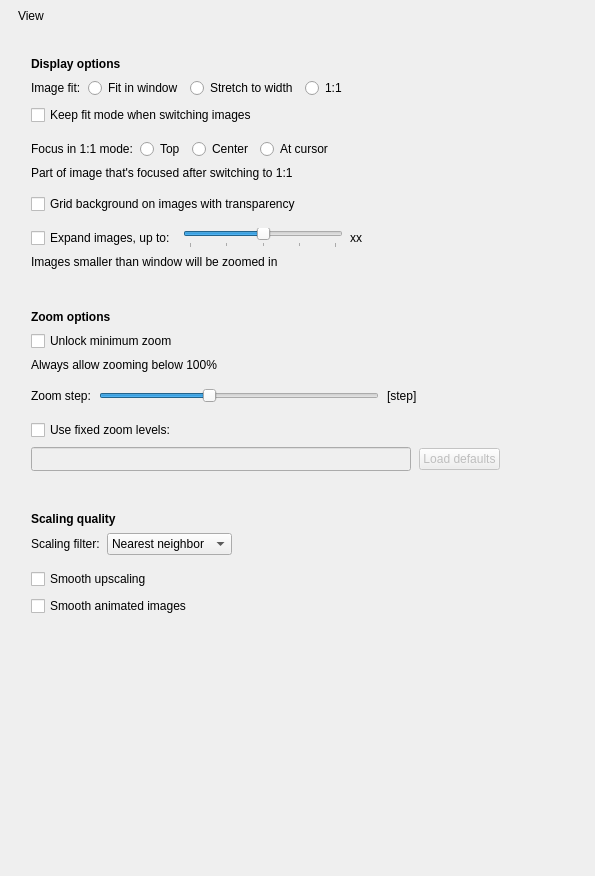
             <widget class="QWidget" name="scrollAreaWidgetContents_3">
              <property name="geometry">
               <rect>
                <x>0</x>
                <y>0</y>
                <width>595</width>
                <height>876</height>
               </rect>
              </property>
              <layout class="QVBoxLayout" name="verticalLayout_27">
               <property name="spacing">
                <number>9</number>
               </property>
               <property name="leftMargin">
                <number>18</number>
               </property>
               <property name="topMargin">
                <number>9</number>
               </property>
               <property name="rightMargin">
                <number>18</number>
               </property>
               <property name="bottomMargin">
                <number>9</number>
               </property>
               <item>
                <widget class="QLabel" name="label_9">
                 <property name="accessibleName">
                  <string notr="true">SHeaderText</string>
                 </property>
                 <property name="text">
                  <string>View</string>
                 </property>
                </widget>
               </item>
               <item>
                <widget class="QWidget" name="widget_4" native="true">
                 <property name="accessibleName">
                  <string notr="true">SHeaderLine</string>
                 </property>
                </widget>
               </item>
               <item>
                <spacer name="verticalSpacer_8">
                 <property name="orientation">
                  <enum>Qt::Vertical</enum>
                 </property>
                 <property name="sizeType">
                  <enum>QSizePolicy::Fixed</enum>
                 </property>
                 <property name="sizeHint" stdset="0">
                  <size>
                   <width>20</width>
                   <height>6</height>
                  </size>
                 </property>
                </spacer>
               </item>
               <item>
                <widget class="QWidget" name="displayGroup" native="true">
                 <property name="accessibleName">
                  <string notr="true">SGroup</string>
                 </property>
                 <layout class="QVBoxLayout" name="verticalLayout_13">
                  <property name="spacing">
                   <number>7</number>
                  </property>
                  <property name="leftMargin">
                   <number>13</number>
                  </property>
                  <property name="topMargin">
                   <number>10</number>
                  </property>
                  <property name="rightMargin">
                   <number>13</number>
                  </property>
                  <property name="bottomMargin">
                   <number>10</number>
                  </property>
                  <item>
                   <widget class="QLabel" name="label_40">
                    <property name="font">
                     <font>
                      <bold>true</bold>
                     </font>
                    </property>
                    <property name="text">
                     <string>Display options</string>
                    </property>
                   </widget>
                  </item>
                  <item>
                   <layout class="QHBoxLayout" name="horizontalLayout_29">
                    <property name="leftMargin">
                     <number>0</number>
                    </property>
                    <property name="topMargin">
                     <number>0</number>
                    </property>
                    <property name="rightMargin">
                     <number>0</number>
                    </property>
                    <item>
                     <widget class="QLabel" name="label_2">
                      <property name="sizePolicy">
                       <sizepolicy hsizetype="Minimum" vsizetype="Minimum">
                        <horstretch>0</horstretch>
                        <verstretch>0</verstretch>
                       </sizepolicy>
                      </property>
                      <property name="text">
                       <string>Image fit:</string>
                      </property>
                     </widget>
                    </item>
                    <item>
                     <widget class="QRadioButton" name="fitModeWindow">
                      <property name="text">
                       <string>Fit in window</string>
                      </property>
                      <property name="checked">
                       <bool>false</bool>
                      </property>
                     </widget>
                    </item>
                    <item>
                     <widget class="QRadioButton" name="fitModeWidth">
                      <property name="text">
                       <string>Stretch to width</string>
                      </property>
                     </widget>
                    </item>
                    <item>
                     <widget class="QRadioButton" name="fitMode1to1">
                      <property name="text">
                       <string>1:1</string>
                      </property>
                     </widget>
                    </item>
                    <item>
                     <spacer name="horizontalSpacer_21">
                      <property name="orientation">
                       <enum>Qt::Horizontal</enum>
                      </property>
                      <property name="sizeHint" stdset="0">
                       <size>
                        <width>40</width>
                        <height>20</height>
                       </size>
                      </property>
                     </spacer>
                    </item>
                   </layout>
                  </item>
                  <item>
                   <widget class="QCheckBox" name="keepFitModeCheckBox">
                    <property name="text">
                     <string>Keep fit mode when switching images</string>
                    </property>
                   </widget>
                  </item>
                  <item>
                   <widget class="QWidget" name="widget_3" native="true">
                    <property name="accessibleName">
                     <string notr="true">SLine</string>
                    </property>
                   </widget>
                  </item>
                  <item>
                   <layout class="QHBoxLayout" name="horizontalLayout_31">
                    <property name="leftMargin">
                     <number>0</number>
                    </property>
                    <property name="topMargin">
                     <number>0</number>
                    </property>
                    <property name="rightMargin">
                     <number>0</number>
                    </property>
                    <item>
                     <widget class="QLabel" name="label_26">
                      <property name="sizePolicy">
                       <sizepolicy hsizetype="Minimum" vsizetype="Preferred">
                        <horstretch>0</horstretch>
                        <verstretch>0</verstretch>
                       </sizepolicy>
                      </property>
                      <property name="text">
                       <string>Focus in 1:1 mode:</string>
                      </property>
                     </widget>
                    </item>
                    <item>
                     <widget class="QRadioButton" name="focus1to1Top">
                      <property name="text">
                       <string>Top</string>
                      </property>
                     </widget>
                    </item>
                    <item>
                     <widget class="QRadioButton" name="focus1to1Center">
                      <property name="text">
                       <string>Center</string>
                      </property>
                     </widget>
                    </item>
                    <item>
                     <widget class="QRadioButton" name="focus1to1Cursor">
                      <property name="text">
                       <string>At cursor</string>
                      </property>
                     </widget>
                    </item>
                    <item>
                     <spacer name="horizontalSpacer_23">
                      <property name="orientation">
                       <enum>Qt::Horizontal</enum>
                      </property>
                      <property name="sizeHint" stdset="0">
                       <size>
                        <width>40</width>
                        <height>20</height>
                       </size>
                      </property>
                     </spacer>
                    </item>
                   </layout>
                  </item>
                  <item>
                   <widget class="QLabel" name="label_10">
                    <property name="accessibleName">
                     <string notr="true">SNoteText</string>
                    </property>
                    <property name="text">
                     <string>Part of image that's focused after switching to 1:1</string>
                    </property>
                   </widget>
                  </item>
                  <item>
                   <widget class="QWidget" name="widget_8" native="true">
                    <property name="accessibleName">
                     <string notr="true">SLine</string>
                    </property>
                   </widget>
                  </item>
                  <item>
                   <widget class="QCheckBox" name="transparencyGridCheckBox">
                    <property name="enabled">
                     <bool>true</bool>
                    </property>
                    <property name="sizePolicy">
                     <sizepolicy hsizetype="Minimum" vsizetype="Minimum">
                      <horstretch>0</horstretch>
                      <verstretch>0</verstretch>
                     </sizepolicy>
                    </property>
                    <property name="text">
                     <string>Grid background on images with transparency</string>
                    </property>
                   </widget>
                  </item>
                  <item>
                   <widget class="QWidget" name="widget_21" native="true">
                    <property name="accessibleName">
                     <string notr="true">SLine</string>
                    </property>
                   </widget>
                  </item>
                  <item>
                   <layout class="QHBoxLayout" name="horizontalLayout_30">
                    <property name="leftMargin">
                     <number>0</number>
                    </property>
                    <property name="topMargin">
                     <number>0</number>
                    </property>
                    <property name="rightMargin">
                     <number>0</number>
                    </property>
                    <item>
                     <widget class="QCheckBox" name="expandImageCheckBox">
                      <property name="sizePolicy">
                       <sizepolicy hsizetype="Minimum" vsizetype="Minimum">
                        <horstretch>0</horstretch>
                        <verstretch>0</verstretch>
                       </sizepolicy>
                      </property>
                      <property name="minimumSize">
                       <size>
                        <width>0</width>
                        <height>0</height>
                       </size>
                      </property>
                      <property name="text">
                       <string>Expand images, up to:</string>
                      </property>
                     </widget>
                    </item>
                    <item>
                     <widget class="QSlider" name="expandLimitSlider">
                      <property name="sizePolicy">
                       <sizepolicy hsizetype="Fixed" vsizetype="Preferred">
                        <horstretch>0</horstretch>
                        <verstretch>0</verstretch>
                       </sizepolicy>
                      </property>
                      <property name="minimumSize">
                       <size>
                        <width>160</width>
                        <height>0</height>
                       </size>
                      </property>
                      <property name="minimum">
                       <number>0</number>
                      </property>
                      <property name="maximum">
                       <number>4</number>
                      </property>
                      <property name="pageStep">
                       <number>1</number>
                      </property>
                      <property name="value">
                       <number>2</number>
                      </property>
                      <property name="orientation">
                       <enum>Qt::Horizontal</enum>
                      </property>
                      <property name="tickPosition">
                       <enum>QSlider::TicksBelow</enum>
                      </property>
                      <property name="tickInterval">
                       <number>1</number>
                      </property>
                     </widget>
                    </item>
                    <item>
                     <widget class="QWidget" name="expandImagesGroupContents" native="true">
                      <layout class="QHBoxLayout" name="horizontalLayout_17">
                       <property name="leftMargin">
                        <number>0</number>
                       </property>
                       <property name="topMargin">
                        <number>0</number>
                       </property>
                       <property name="rightMargin">
                        <number>0</number>
                       </property>
                       <property name="bottomMargin">
                        <number>0</number>
                       </property>
                       <item>
                        <widget class="QLabel" name="expandLimitLabel">
                         <property name="sizePolicy">
                          <sizepolicy hsizetype="Fixed" vsizetype="Preferred">
                           <horstretch>0</horstretch>
                           <verstretch>0</verstretch>
                          </sizepolicy>
                         </property>
                         <property name="minimumSize">
                          <size>
                           <width>35</width>
                           <height>0</height>
                          </size>
                         </property>
                         <property name="maximumSize">
                          <size>
                           <width>35</width>
                           <height>16777215</height>
                          </size>
                         </property>
                         <property name="text">
                          <string>xx</string>
                         </property>
                         <property name="alignment">
                          <set>Qt::AlignLeading|Qt::AlignLeft|Qt::AlignVCenter</set>
                         </property>
                        </widget>
                       </item>
                      </layout>
                     </widget>
                    </item>
                    <item>
                     <spacer name="horizontalSpacer_22">
                      <property name="orientation">
                       <enum>Qt::Horizontal</enum>
                      </property>
                      <property name="sizeHint" stdset="0">
                       <size>
                        <width>40</width>
                        <height>20</height>
                       </size>
                      </property>
                     </spacer>
                    </item>
                   </layout>
                  </item>
                  <item>
                   <widget class="QLabel" name="label_13">
                    <property name="accessibleName">
                     <string notr="true">SNoteText</string>
                    </property>
                    <property name="text">
                     <string>Images smaller than window will be zoomed in</string>
                    </property>
                   </widget>
                  </item>
                 </layout>
                </widget>
               </item>
               <item>
                <spacer name="verticalSpacer_20">
                 <property name="orientation">
                  <enum>Qt::Vertical</enum>
                 </property>
                 <property name="sizeType">
                  <enum>QSizePolicy::Fixed</enum>
                 </property>
                 <property name="sizeHint" stdset="0">
                  <size>
                   <width>20</width>
                   <height>12</height>
                  </size>
                 </property>
                </spacer>
               </item>
               <item>
                <widget class="QWidget" name="zoomGroup" native="true">
                 <property name="accessibleName">
                  <string notr="true">SGroup</string>
                 </property>
                 <layout class="QVBoxLayout" name="verticalLayout_8">
                  <property name="spacing">
                   <number>7</number>
                  </property>
                  <property name="leftMargin">
                   <number>13</number>
                  </property>
                  <property name="topMargin">
                   <number>10</number>
                  </property>
                  <property name="rightMargin">
                   <number>13</number>
                  </property>
                  <property name="bottomMargin">
                   <number>10</number>
                  </property>
                  <item>
                   <widget class="QLabel" name="label_19">
                    <property name="font">
                     <font>
                      <bold>true</bold>
                     </font>
                    </property>
                    <property name="text">
                     <string>Zoom options</string>
                    </property>
                   </widget>
                  </item>
                  <item>
                   <widget class="QCheckBox" name="unlockMinZoomCheckBox">
                    <property name="text">
                     <string>Unlock minimum zoom</string>
                    </property>
                   </widget>
                  </item>
                  <item>
                   <widget class="QLabel" name="label_44">
                    <property name="accessibleName">
                     <string notr="true">SNoteText</string>
                    </property>
                    <property name="text">
                     <string>Always allow zooming below 100%</string>
                    </property>
                   </widget>
                  </item>
                  <item>
                   <widget class="QWidget" name="widget_11" native="true">
                    <property name="accessibleName">
                     <string notr="true">SLine</string>
                    </property>
                   </widget>
                  </item>
                  <item>
                   <layout class="QHBoxLayout" name="horizontalLayout_20" stretch="0,0,0,0">
                    <property name="spacing">
                     <number>8</number>
                    </property>
                    <property name="topMargin">
                     <number>0</number>
                    </property>
                    <property name="rightMargin">
                     <number>0</number>
                    </property>
                    <item>
                     <widget class="QLabel" name="label_12">
                      <property name="text">
                       <string>Zoom step:</string>
                      </property>
                     </widget>
                    </item>
                    <item>
                     <widget class="QSlider" name="zoomStepSlider">
                      <property name="sizePolicy">
                       <sizepolicy hsizetype="Preferred" vsizetype="Fixed">
                        <horstretch>0</horstretch>
                        <verstretch>0</verstretch>
                       </sizepolicy>
                      </property>
                      <property name="minimumSize">
                       <size>
                        <width>280</width>
                        <height>0</height>
                       </size>
                      </property>
                      <property name="maximumSize">
                       <size>
                        <width>300</width>
                        <height>16777215</height>
                       </size>
                      </property>
                      <property name="minimum">
                       <number>1</number>
                      </property>
                      <property name="maximum">
                       <number>50</number>
                      </property>
                      <property name="pageStep">
                       <number>10</number>
                      </property>
                      <property name="value">
                       <number>20</number>
                      </property>
                      <property name="orientation">
                       <enum>Qt::Horizontal</enum>
                      </property>
                      <property name="tickPosition">
                       <enum>QSlider::NoTicks</enum>
                      </property>
                      <property name="tickInterval">
                       <number>5</number>
                      </property>
                     </widget>
                    </item>
                    <item>
                     <widget class="QLabel" name="zoomStepLabel">
                      <property name="sizePolicy">
                       <sizepolicy hsizetype="Preferred" vsizetype="Preferred">
                        <horstretch>0</horstretch>
                        <verstretch>0</verstretch>
                       </sizepolicy>
                      </property>
                      <property name="minimumSize">
                       <size>
                        <width>60</width>
                        <height>0</height>
                       </size>
                      </property>
                      <property name="maximumSize">
                       <size>
                        <width>60</width>
                        <height>16777215</height>
                       </size>
                      </property>
                      <property name="text">
                       <string>[step]</string>
                      </property>
                     </widget>
                    </item>
                    <item>
                     <spacer name="horizontalSpacer_4">
                      <property name="orientation">
                       <enum>Qt::Horizontal</enum>
                      </property>
                      <property name="sizeHint" stdset="0">
                       <size>
                        <width>40</width>
                        <height>20</height>
                       </size>
                      </property>
                     </spacer>
                    </item>
                   </layout>
                  </item>
                  <item>
                   <widget class="QWidget" name="widget_22" native="true">
                    <property name="accessibleName">
                     <string notr="true">SLine</string>
                    </property>
                   </widget>
                  </item>
                  <item>
                   <widget class="QCheckBox" name="useFixedZoomLevelsCheckBox">
                    <property name="text">
                     <string>Use fixed zoom levels:</string>
                    </property>
                   </widget>
                  </item>
                  <item>
                   <widget class="QWidget" name="widget" native="true">
                    <property name="enabled">
                     <bool>false</bool>
                    </property>
                    <layout class="QHBoxLayout" name="horizontalLayout_26">
                     <property name="spacing">
                      <number>8</number>
                     </property>
                     <property name="leftMargin">
                      <number>0</number>
                     </property>
                     <property name="topMargin">
                      <number>0</number>
                     </property>
                     <property name="rightMargin">
                      <number>0</number>
                     </property>
                     <property name="bottomMargin">
                      <number>0</number>
                     </property>
                     <item>
                      <widget class="QLineEdit" name="zoomLevels">
                       <property name="sizePolicy">
                        <sizepolicy hsizetype="Minimum" vsizetype="Fixed">
                         <horstretch>0</horstretch>
                         <verstretch>0</verstretch>
                        </sizepolicy>
                       </property>
                       <property name="minimumSize">
                        <size>
                         <width>380</width>
                         <height>24</height>
                        </size>
                       </property>
                      </widget>
                     </item>
                     <item>
                      <widget class="QPushButton" name="resetZoomLevelsButton">
                       <property name="text">
                        <string>Load defaults</string>
                       </property>
                      </widget>
                     </item>
                     <item>
                      <spacer name="horizontalSpacer_30">
                       <property name="orientation">
                        <enum>Qt::Horizontal</enum>
                       </property>
                       <property name="sizeHint" stdset="0">
                        <size>
                         <width>40</width>
                         <height>20</height>
                        </size>
                       </property>
                      </spacer>
                     </item>
                    </layout>
                   </widget>
                  </item>
                 </layout>
                </widget>
               </item>
               <item>
                <spacer name="verticalSpacer_13">
                 <property name="orientation">
                  <enum>Qt::Vertical</enum>
                 </property>
                 <property name="sizeType">
                  <enum>QSizePolicy::Fixed</enum>
                 </property>
                 <property name="sizeHint" stdset="0">
                  <size>
                   <width>20</width>
                   <height>12</height>
                  </size>
                 </property>
                </spacer>
               </item>
               <item>
                <widget class="QWidget" name="scalingGroup" native="true">
                 <property name="accessibleName">
                  <string notr="true">SGroup</string>
                 </property>
                 <layout class="QVBoxLayout" name="verticalLayout_24">
                  <property name="spacing">
                   <number>7</number>
                  </property>
                  <property name="leftMargin">
                   <number>13</number>
                  </property>
                  <property name="topMargin">
                   <number>10</number>
                  </property>
                  <property name="rightMargin">
                   <number>13</number>
                  </property>
                  <property name="bottomMargin">
                   <number>10</number>
                  </property>
                  <item>
                   <widget class="QLabel" name="title3">
                    <property name="font">
                     <font>
                      <bold>true</bold>
                     </font>
                    </property>
                    <property name="text">
                     <string>Scaling quality</string>
                    </property>
                   </widget>
                  </item>
                  <item>
                   <layout class="QHBoxLayout" name="horizontalLayout_5">
                    <item>
                     <widget class="QLabel" name="scalingQualityLabel">
                      <property name="enabled">
                       <bool>true</bool>
                      </property>
                      <property name="sizePolicy">
                       <sizepolicy hsizetype="Minimum" vsizetype="Minimum">
                        <horstretch>0</horstretch>
                        <verstretch>0</verstretch>
                       </sizepolicy>
                      </property>
                      <property name="minimumSize">
                       <size>
                        <width>0</width>
                        <height>0</height>
                       </size>
                      </property>
                      <property name="toolTip">
                       <string/>
                      </property>
                      <property name="text">
                       <string>Scaling filter:</string>
                      </property>
                     </widget>
                    </item>
                    <item>
                     <widget class="QComboBox" name="scalingQualityComboBox">
                      <property name="enabled">
                       <bool>true</bool>
                      </property>
                      <property name="sizePolicy">
                       <sizepolicy hsizetype="Minimum" vsizetype="Minimum">
                        <horstretch>0</horstretch>
                        <verstretch>0</verstretch>
                       </sizepolicy>
                      </property>
                      <property name="minimumSize">
                       <size>
                        <width>0</width>
                        <height>0</height>
                       </size>
                      </property>
                      <property name="toolTip">
                       <string/>
                      </property>
                      <property name="toolTipDuration">
                       <number>-1</number>
                      </property>
                      <property name="currentIndex">
                       <number>0</number>
                      </property>
                      <item>
                       <property name="text">
                        <string>Nearest neighbor</string>
                       </property>
                      </item>
                      <item>
                       <property name="text">
                        <string>Bilinear</string>
                       </property>
                      </item>
                     </widget>
                    </item>
                    <item>
                     <spacer name="horizontalSpacer_29">
                      <property name="orientation">
                       <enum>Qt::Horizontal</enum>
                      </property>
                      <property name="sizeHint" stdset="0">
                       <size>
                        <width>40</width>
                        <height>20</height>
                       </size>
                      </property>
                     </spacer>
                    </item>
                   </layout>
                  </item>
                  <item>
                   <widget class="QWidget" name="widget_10" native="true">
                    <property name="accessibleName">
                     <string notr="true">SLine</string>
                    </property>
                   </widget>
                  </item>
                  <item>
                   <widget class="QCheckBox" name="smoothUpscalingCheckBox">
                    <property name="sizePolicy">
                     <sizepolicy hsizetype="MinimumExpanding" vsizetype="Minimum">
                      <horstretch>0</horstretch>
                      <verstretch>0</verstretch>
                     </sizepolicy>
                    </property>
                    <property name="minimumSize">
                     <size>
                      <width>0</width>
                      <height>0</height>
                     </size>
                    </property>
                    <property name="toolTip">
                     <string>When unchecked, nearest neighbor algorithm will be used for upscaling.</string>
                    </property>
                    <property name="text">
                     <string>Smooth upscaling</string>
                    </property>
                   </widget>
                  </item>
                  <item>
                   <widget class="QCheckBox" name="smoothAnimatedImagesCheckBox">
                    <property name="sizePolicy">
                     <sizepolicy hsizetype="MinimumExpanding" vsizetype="Minimum">
                      <horstretch>0</horstretch>
                      <verstretch>0</verstretch>
                     </sizepolicy>
                    </property>
                    <property name="minimumSize">
                     <size>
                      <width>0</width>
                      <height>0</height>
                     </size>
                    </property>
                    <property name="text">
                     <string>Smooth animated images</string>
                    </property>
                   </widget>
                  </item>
                 </layout>
                </widget>
               </item>
               <item>
                <spacer name="verticalSpacer_7">
                 <property name="orientation">
                  <enum>Qt::Vertical</enum>
                 </property>
                 <property name="sizeHint" stdset="0">
                  <size>
                   <width>20</width>
                   <height>215</height>
                  </size>
                 </property>
                </spacer>
               </item>
              </layout>
             </widget>
